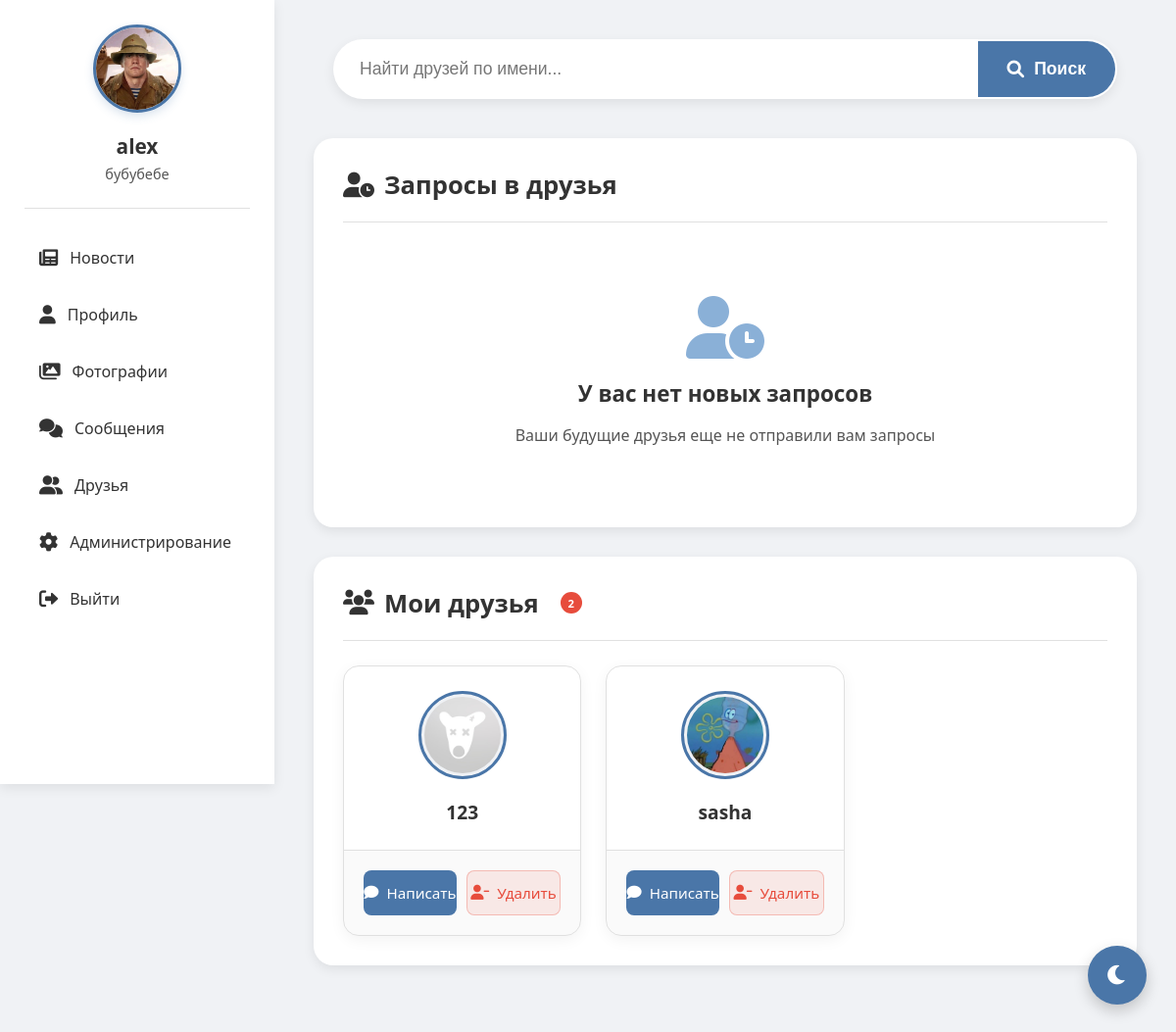
/friends (signed in), run on an earlier commit of the app's database.
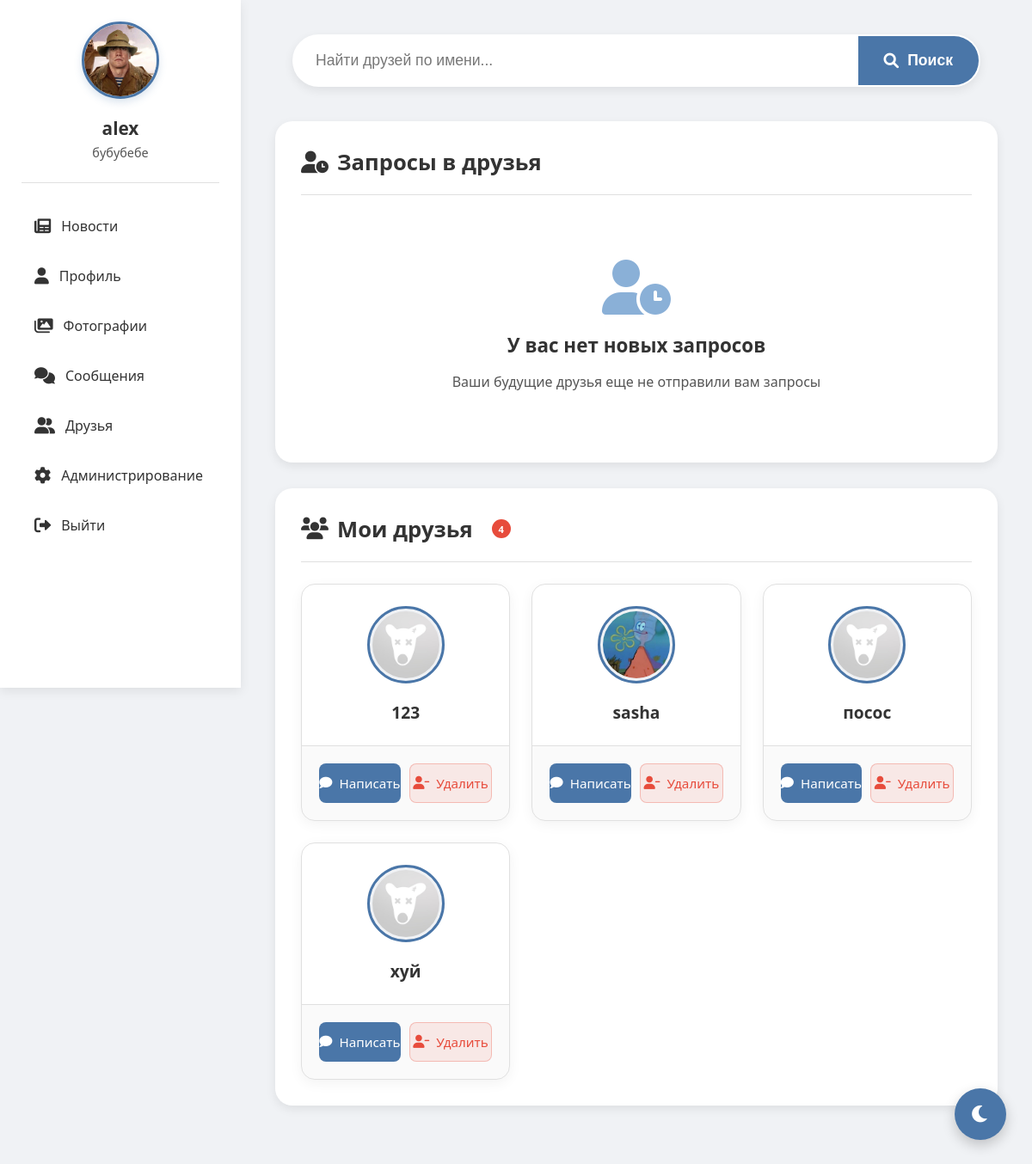
And on a later commit of the database.
### tables this page shows
CREATE TABLE users (
                id INTEGER PRIMARY KEY AUTOINCREMENT,
                username TEXT UNIQUE NOT NULL,
                password TEXT NOT NULL,
                email TEXT,
                bio TEXT,
                avatar TEXT, role TEXT DEFAULT 'user' CHECK(role IN ('admin', 'moderator', 'user')), is_online BOOLEAN DEFAULT FALSE, last_seen DATETIME);

### routes/friends.py (the view)
@bp.route('/friends', methods=['GET'])
def friends():
    if 'user_id' not in session:
        return redirect(url_for('auth.index'))
    user_id = session['user_id']
    conn = get_db()
    c = conn.cursor()
    c.execute("SELECT * FROM users WHERE id = ?", (user_id,))
    user = c.fetchone()
    c.execute('''SELECT users.id, users.username, users.avatar
                FROM friends
                JOIN users ON friends.user_id = users.id
                WHERE friends.friend_id = ? AND friends.status = 'pending' ''', (user_id,))
    requests = c.fetchall()
    c.execute('''SELECT users.id, users.username, users.avatar
                FROM friends
                JOIN users ON friends.friend_id = users.id
                WHERE friends.user_id = ? AND friends.status = 'accepted'
                UNION
                SELECT users.id, users.username, users.avatar
                FROM friends
                JOIN users ON friends.user_id = users.id
                WHERE friends.friend_id = ? AND friends.status = 'accepted'
                ORDER BY username''', (user_id, user_id))
    friends_list = c.fetchall()
    search_query = request.args.get('search', '')
    search_results = []
    if search_query:
        c.execute("SELECT id, username, avatar FROM users WHERE username LIKE ? AND id != ?",
                 (f'%{search_query}%', user_id))
        search_results = c.fetchall()
    conn.close()
    return render_template('friends.html',
                         user=user,
                         requests=requests,
                         friends=friends_list,
                         search_results=search_results,
                         search_query=search_query)

### models.py (called while the page is built)
def get_db():
    conn = sqlite3.connect('social_network.db')
    conn.row_factory = sqlite3.Row
    return conn

### templates/friends.html (shortened to what this page needs)
<!DOCTYPE html>
<html lang="ru">
<head>
    <link href="https://cdnjs.cloudflare.com/ajax/libs/font-awesome/6.0.0/css/all.min.css" rel="stylesheet">
</head>
<body>
    <div class="sidebar">
        <div class="profile-card">
            <img src="{% if user[5] %}{{ url_for('static', filename='uploads/' + user[5]) }}{% else %}{{ url_for('static', filename='uploads/default_avatar.png') }}{% endif %}"
                 alt="Avatar"
                 onerror="this.onerror=null; this.src='{{ url_for('static', filename='uploads/default_avatar.png') }}'">
            <h3>{{ user[1] }}</h3>
            <p>{{ user[4] or 'Статус не указан' }}</p>
        </div>
        <div class="nav">
                <a href="{{ url_for('feed.feed') }}">
                    <i class="fas fa-newspaper"></i> Новости
                </a>
                <a href="{{ url_for('profile.profile') }}">
                    <i class="fas fa-user"></i> Профиль
                </a>
                <a href="{{ url_for('gallery.gallery') }}">
                    <i class="fas fa-images"></i> Фотографии
                </a>
                <a href="{{ url_for('messages.messages') }}" {% if active_page == 'messages' %}class="active"{% endif %}>
                    <i class="fas fa-comments"></i> Сообщения
                </a>
                <a href="{{ url_for('friends.friends') }}" {% if active_page == 'friends' %}class="active"{% endif %}>
                    <i class="fas fa-user-friends"></i> Друзья
                </a>
                {% if user[6] == 'admin' %}
                <a href="{{ url_for('admin.admin') }}" {% if active_page == 'admin' %}class="active"{% endif %}>
                    <i class="fas fa-cog"></i> Администрирование
                </a>
                {% endif %}
                <a href="{{ url_for('static.logout') }}">
                    <i class="fas fa-sign-out-alt"></i> Выйти
                </a>
            </div>
    </div>
    <div class="content">
        <div class="search-container">
            <form method="GET" action="{{ url_for('friends.friends') }}">
                <div class="search-wrapper">
                    <input type="text" name="search" placeholder="Найти друзей по имени..." value="{{ search_query }}">
                    <button type="submit">
                        <i class="fas fa-search"></i> <span>Поиск</span>
                    </button>
                </div>
            </form>
        </div>
        <div class="section">
            <div class="section-title">
                <h2><i class="fas fa-user-clock"></i> Запросы в друзья {% if requests %}<span class="badge">{{ requests|length }}</span>{% endif %}</h2>
            </div>
            {% if requests %}
            <div class="friends-grid">
                {% for req in requests %}
                <div class="friend-card">
                    <div class="friend-header">
                        <img src="{{ url_for('static', filename='uploads/' + req[2]) if req[2] else url_for('static', filename='uploads/default_avatar.png') }}"
                             class="friend-avatar" alt="{{ req[1] }}"
                             onerror="this.onerror=null; this.src='{{ url_for('static', filename='uploads/default_avatar.png') }}'">
                        <div class="friend-name">{{ req[1] }}</div>
                    </div>
                    <div class="friend-actions">
                        <a href="{{ url_for('friends.accept_friend', friend_id=req[0]) }}" class="btn-accept">
                            <i class="fas fa-check"></i> Принять
                        </a>
                        <a href="{{ url_for('friends.remove_friend', friend_id=req[0]) }}" class="btn-reject">
                            <i class="fas fa-times"></i> Отклонить
                        </a>
                    </div>
                </div>
                {% endfor %}
            </div>
            {% else %}
            <div class="empty-state">
                <i class="fas fa-user-clock"></i>
                <h3>У вас нет новых запросов</h3>
                <p>Ваши будущие друзья еще не отправили вам запросы</p>
            </div>
            {% endif %}
        </div>
        <div class="section">
            <div class="section-title">
                <h2><i class="fas fa-users"></i> Мои друзья {% if friends %}<span class="badge">{{ friends|length }}</span>{% endif %}</h2>
            </div>
            {% if friends %}
            <div class="friends-grid">
                {% for friend in friends %}
                <div class="friend-card">
                    <div class="friend-header">
                        <img src="{{ url_for('static', filename='uploads/' + friend[2]) if friend[2] else url_for('static', filename='uploads/default_avatar.png') }}"
                             class="friend-avatar" alt="{{ friend[1] }}"
                             onerror="this.onerror=null; this.src='{{ url_for('static', filename='uploads/default_avatar.png') }}'">
                        <div class="friend-name">{{ friend[1] }}</div>
                    </div>
                    <div class="friend-actions">
                        <a href="{{ url_for('messages.messages', friend_id=friend[0]) }}" class="btn-message">
                            <i class="fas fa-comment"></i> Написать
                        </a>
                        <a href="{{ url_for('friends.remove_friend', friend_id=friend[0]) }}" class="btn-remove">
                            <i class="fas fa-user-minus"></i> Удалить
                        </a>
                    </div>
                </div>
                {% endfor %}
            </div>
            {% else %}
            <div class="empty-state">
                <i class="fas fa-users"></i>
                <h3>У вас пока нет друзей</h3>
                <p>Найдите новых друзей через поиск!</p>
            </div>
            {% endif %}
        </div>
    </div>
    <button class="theme-toggle" id="themeToggle">
        <i class="fas fa-moon"></i>
    </button>
</body>
</html>

What changed in the data, as far as the page shows it:
added users: username "посос"
added users: username "хуй"
Also different on the page:
{{ friends|length }}: "2" → "4"
